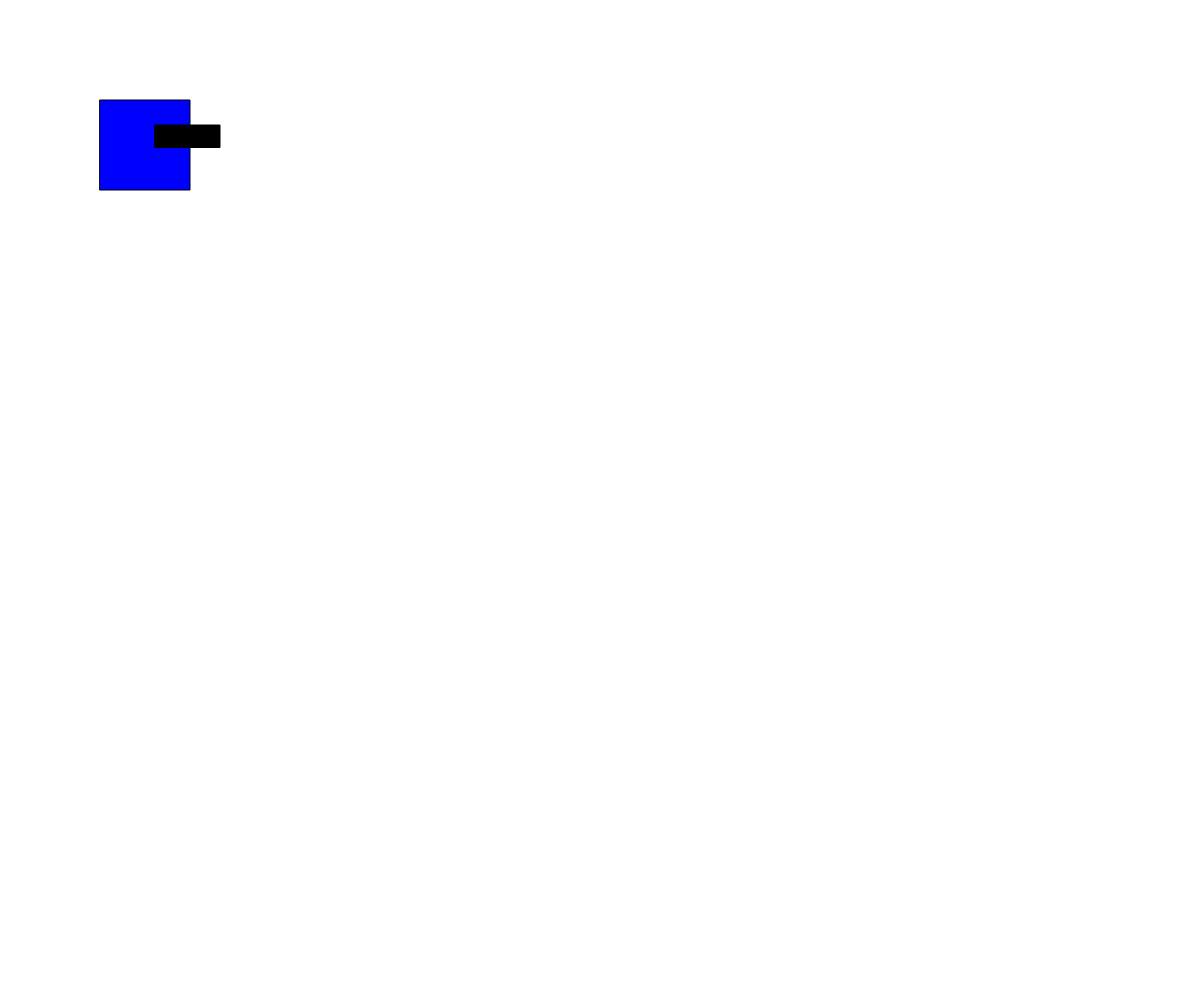
Frame 1 (no input)
Frame 60 (no input): identical to frame 1, image omitted
Frame 120 (the mouse pressed at the canvas centre since frame 60): identical to frame 1, image omitted

The p5.js sketch that drew this single still picture (run headless with seeded random() and noise() and a simulated clock; from frame 60 on, the mouse is pressed at the canvas centre):

// p5.js sketch
// ── sketch.js
// Interactive Scene
// Ryley
// Sept. 22 , 2026
//
// Extra for Experts:
// - describe what you did to take this project "above and beyond"


// Defining Global Variables
let x = 100;
let y = 100;
let squareSize = 90;
let speed = 5;
let state = "notMoving";

//Basic Setup Function
async function setup() {
  createCanvas(windowWidth, windowHeight);
}

//Basic Draw Function
function draw() {
  background(255);
  player();
  movement();
  weapon();
}

//Function that controls the state of the player and movement with WASD. Also takes care of if the player is touching the border.
function movement() {
  if (keyIsDown("w") && y >= 0) {
    y -=speed;
    state = "moving";
  }
  if(keyIsDown("s") && y <= windowHeight - squareSize) {
    y += speed;
    state = "moving";
  }
  if(keyIsDown("a") && x >= 0) {
    x -= speed;
    state = "moving";
  }
  if (keyIsDown("d") && x <= windowWidth - squareSize) {
    x += speed;
    state = "moving";
  }

  else {
    state = "notMoving";
  }
}

//Funtion to create player
function player() {
  fill("blue");
  rect(x,y,squareSize);
}

//Creates the object that shoots the balls
function weapon() {
  fill("black");
  rect(x + 55, y + 25, squareSize - 25, squareSize/4);
}

//Rotates gun based on Mouse postion
function rotateWeapon() {
  
}
